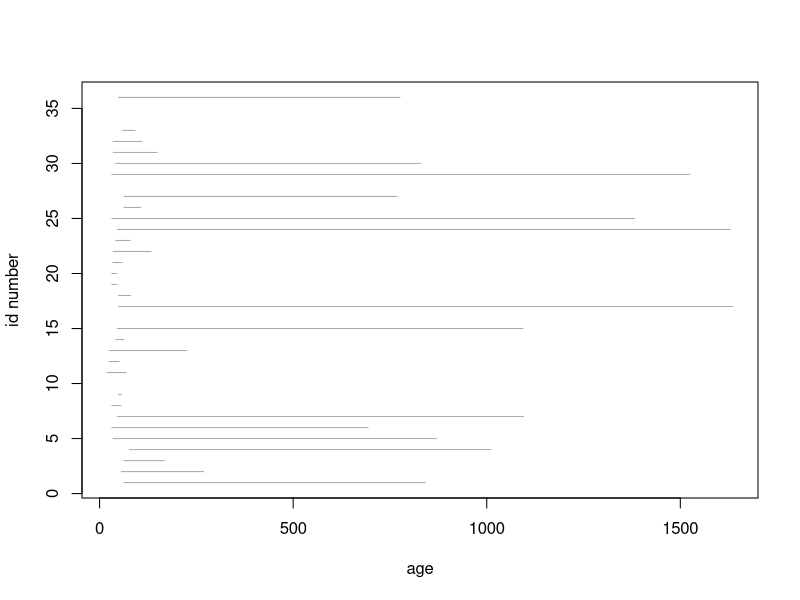

Generate this figure with R: (Note: this script raises an error after producing the figure.)
#' ---
#' title: "Crane Survival Analysis" 
#' output: html_document
#' ---
#' 
#' Load libraries
#+ warning=FALSE, message=FALSE
library(KMsurv)
library(survival)
library(gtools)
library(Epi)
library(coda)
library(splines)
library(arm)
library(boot)
library(dplyr)

#' Read in data
colt.dat<-read.csv("data_product/fates_table_corr.csv")

#' Check fates to make sure that data are entered correctly.
#' Note: there were 4 individuals that died or were censored on the same day 
#' they were captured
colt.dat %>% filter(age_at_fate_days <= Cap.age.days)

#' Change the age_at_fate_days for these individuals so that they die mid-way
#' through the day
colt.dat$age_at_fate_days<-with(colt.dat, ifelse(age_at_fate_days <= Cap.age.days, 
                                  age_at_fate_days + 0.5, age_at_fate_days))

#' ## GLM survival model 
#' 
#' ### First, create daily records using the splitLexis function
Colt.Lexis<-read.csv("raw_data/fates_table.csv", header=TRUE)
spl.dat<-Lexis(entry=list(age=Cap.age.days),exit=list(age=age_at_fate_days),exit.status = censor, data=Colt.Lexis)
plot(spl.dat)
age.days<-seq(0,365,1)
dayobs<-splitLexis(spl.dat,breaks=age.days,time.scale="age")
dayobs$Fail<-factor(dayobs$lex.Xst)
write.csv(dayobs,file = "data_product/dayobs.csv",row.names=TRUE)

options(na.action = "na.fail")
pred.m.sex<-1 - predict(m2.sex, type = "resp",data.frame(age=age))
St.m.sex <- c(1, cumprod(pred.m.sex))
age2<-c(18, age) # to allow plot of survival to age 19, given alive on day 18
#' ### Fit models.
#' 
#' Note, using more htan 1 df results in warnings that 
#' the models result in fitted probabilities with 0 or 1, indicative
#' of problems with complete separation. So, only use age as linear effect.
m1.age <- glm(Fail ~ age, family = binomial(link=cloglog), data=dayobs)
m2.sex <- glm(Fail ~ age + sex + age:sex, family = binomial(link=cloglog), data=dayobs)
#' Estimate the probability survive each day, given alive at start of the day.
#' Start predicting at 2.7 weeks (or, min left truncation time)
age<-seq(round(7*2.7), 365, 1) 
pred.m.age<-1 - predict(m1.age, type = "resp",data.frame(age=age)) 
St.m.age <- c(1, cumprod(pred.m.age))
age2<-c(18, age) # to allow plot of survival to age 19, given alive on day 18

########Cannot get the sex prediction to work...keep getting "Error in eval(predvars, data, env) : object 'sex' not found"
pred.m.sex<-1 - predict(m2.sex, type = "resp",data.frame(age=age)) 
St.m.sex <- c(1, cumprod(pred.m.sex))
age2<-c(18, age) # to allow plot of survival to age 19, given alive on day 18

#' ### Use a bootstrap to calculate 95% CIs 
#' 
#' Set up information to hold the bootstrap results
nsims = 500 # number of bootstraps
dayobs$Fail<-factor(dayobs$lex.Xst)

#' Store results in Shat (for survival curve) and hhat for hazard curve
Shat <- matrix(NA, nrow = 348, ncol = nsims) 
hhat <- matrix(NA, nrow = 347, ncol = nsims) 
uid <- unique(dayobs$colt_ID) 
nID <- length(uid) 
for(ii in 1:nsims){
  bootIDs <- data.frame(colt_ID = sample(x = uid, size = nID, replace = TRUE))
  bootDat <- merge(bootIDs, dayobs)
  dailyS <- glm(Fail ~ age, family = binomial(link=cloglog), data=bootDat)
  dailySP <- 1 - predict(dailyS, type = "resp",data.frame(age = seq(round(7*2.7), 365, 1)))
  cum.boot <- c(1, cumprod(dailySP))
  Shat[,ii]<-cum.boot
  hhat[,ii]<-dailySP
}  

#' Calculate confidence intervals for Shat (CIs) and hhat (m.CIs)
CIs<-apply(as.matrix(Shat), 1, function(x){quantile(x,probs=c(0.025,0.975))})
m.CIs<-apply(as.matrix(hhat), 1, function(x){quantile(x,probs=c(0.025,0.975))})

#' ## KM survival
#' 
#'  Make sure all records are complete for entry and exit dates & censor indicator
colt.dat %>% select("Cap.age.days", "age_at_fate_days", "censor") %>% complete.cases

#' Inspect the one obs with incomplete data
ind<-colt.dat %>% select("Cap.age.days", "age_at_fate_days", "censor") %>% 
      complete.cases 
colt.dat[ind==FALSE,]

#' Drop this obs when fitting model
colt <- survfit(Surv(Cap.age.days, age_at_fate_days, censor) ~ 1, data=colt.dat[ind,])
(kmfit<-summary(colt))

#' Create data set for plotting starting at 2.7 weeks = 19 days
#+ fig.keep="last" 
kmdat<-data.frame(time=c(19, kmfit$time), survival=c(1, kmfit$surv), 
                  lowCI=c(1,kmfit$lower), upCI=c(1, kmfit$upper))
  
#' Plot in a single 2-panel fig.   
#+ fig.height=6.5, fig.width=10, fig.keep="last" 
par(mfrow=c(1,2), bty="L")
par(mar=c(5,6,4,1)+0.1)
plot(age2, St.m.age, type="l",lwd=2,ylim=c(0,1),xlab="Age (days)",
     ylab=expression(paste(hat(italic(S)),"(t) | ",italic(S),"(19)=1")), xlim=c(18, 100)) #italics S-hat
lines(age2, CIs[1,], lty=5,lwd=2)
lines(age2, CIs[2,], lty=5,lwd=2)
lines(kmdat$time, kmdat$survival, col="red", type="s", lwd=1.5)
lines(kmdat$time, kmdat$lowCI, col="red", type="s", lty=2)
lines(kmdat$time, kmdat$upCI, col="red", type="s", lty=2)
legend("topright", legend=c("A"),bty="n")
plot(age, 1-(pred.m.age),type="l", 
     lwd=2,ylab="Daily mortality hazard", xlab="Age (days)",
      xlim=c(19, 100))
lines(age, 1-m.CIs[1,], lty=3, lwd=2)
lines(age, 1-m.CIs[2,], lty=3, lwd=2)
legend("topright", legend=c("B"),bty="n")
 
